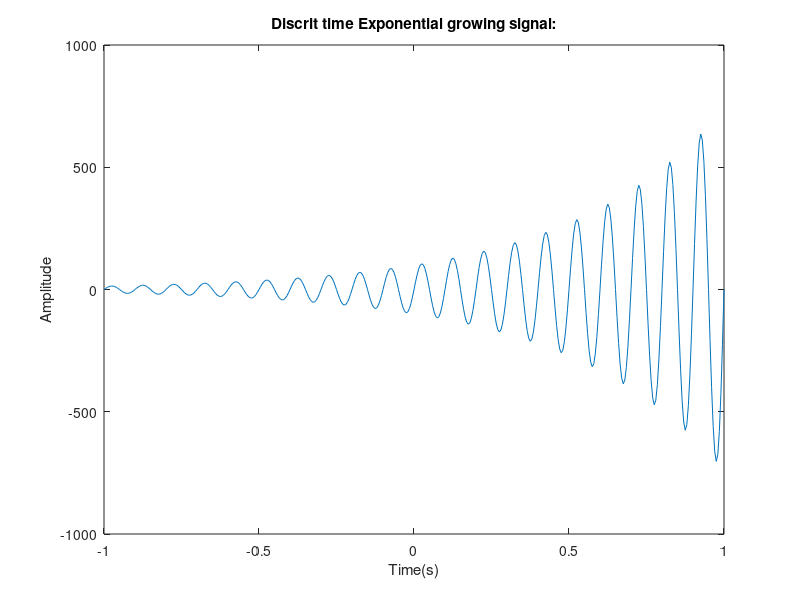
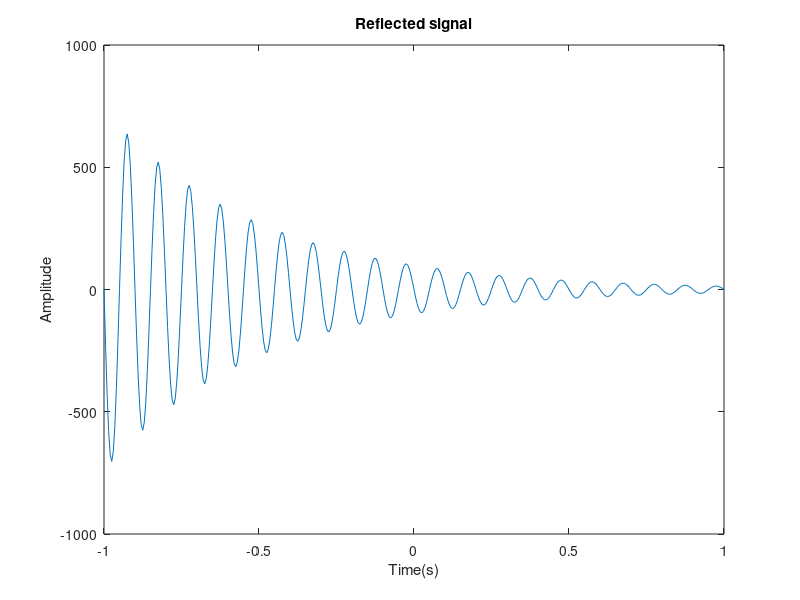
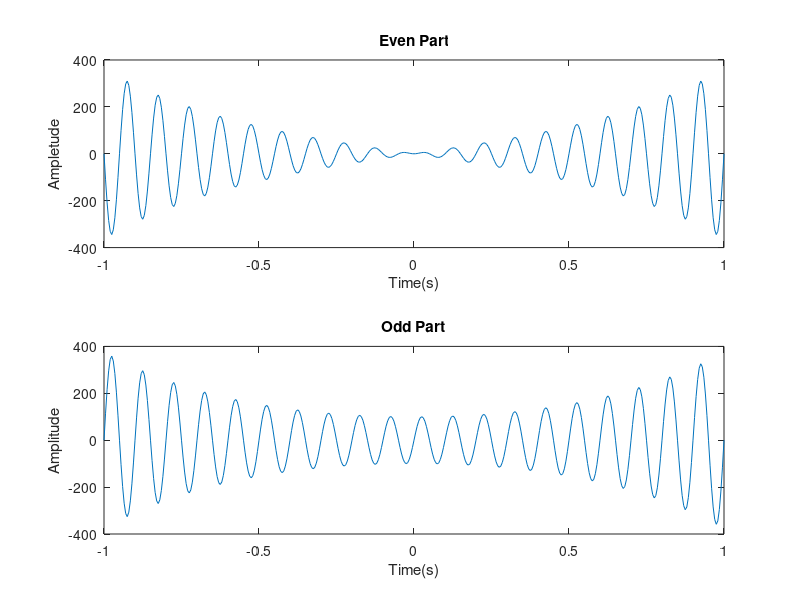
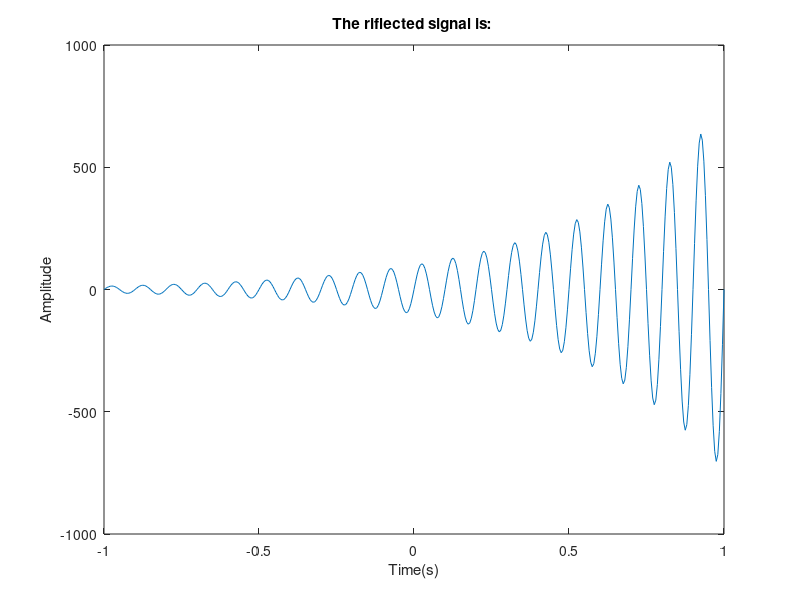

Here is the MATLAB script that generated these plots, in order:
clc; clear all; close all;
%paramitters
A = 100;
alpha = 2;
f = 10;
phi =0;
fs = 200;
T = 1/fs;
t = -1: T :1;
%exponential growing sinin signal
x= A * exp(alpha * t) .* sin(2*pi*f*t + phi);

% reflected Signal 
x_reflected = A * exp(alpha * (-t)) .* sin(2*pi*f*(-t) + phi);

%even signal
x_even = (x + x_reflected)/2;

%odd signal
x_odd = (x - x_reflected)/2;

%reconstraction signal
x_reconstaction = x_even + x_odd;

%plots differents signal
figure;
plot(t,x);
title('Discrit time Exponential growing signal:');
xlabel('Time(s)');
ylabel('Amplitude');

figure;
plot(t,x_reflected);
title('Reflected signal');
xlabel('Time(s)');
ylabel('Amplitude');

figure;
subplot(2,1,1);
plot(t,x_even);
title('Even Part');
xlabel('Time(s)');
ylabel('Ampletude');

subplot(2,1,2);
plot(t,x_odd);
title('Odd Part');
xlabel('Time(s)');
ylabel('Amplitude');

%reconstruction signal
figure;
plot(t,x_reconstaction);
title('The riflected signal is: ');
xlabel('Time(s)');
ylabel('Amplitude');